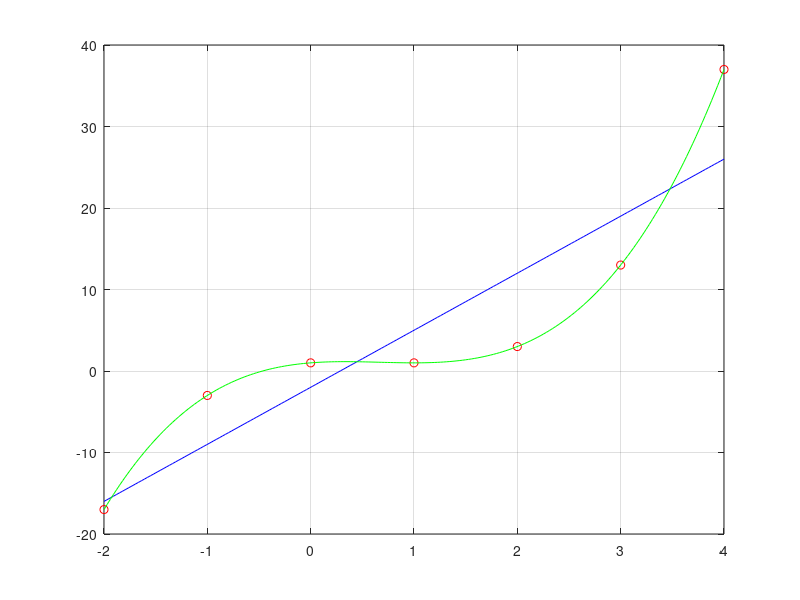

Write the MATLAB code that produced this figure.
%=====================================================================
% PROBLEMA 3.4
% Matematica computacional para telecomunicaciones.
% Un enfoque practico con Octave y MATLAB.
% Irene Gomez Bueno y Pablo Guerrero Garcia.
%
% Ejecutar desde esta carpeta tras haber ejecutado iniciar.m en la raiz
% del repositorio.
%=====================================================================

disp('--------------------------------------------')
disp('PROBLEMA 3.4')
disp('--------------------------------------------')

%Datos
x=[-2 -1 0 1 2 3 4];
y=[-17 -3 1 1 3 13 37];
N=length(x);

disp('Apartado a) Ajuste lineal')

p=polyfit(x,y,1);
b=p(1)
a=p(2)

mX=mean(x);
mY=mean(y);
vX=sum(x.^2)/N-mX^2;
vY=sum(y.^2)/N-mY^2;

covar=sum(x.*y)/N-mX*mY;
r=covar/sqrt(vX*vY);
Vr=(1-r^2)*vY;

SSE=N*Vr
R2=r^2

disp('--------------------------------------------')
disp('Apartado b) Representacion')
disp('--------------------------------------------')

xx=linspace(min(x),max(x),200);
yy=polyval(p,xx);

plot(x,y,'ro',xx,yy,'b-'), grid on;
hold on;

disp('--------------------------------------------')
disp('Apartado c) Ajuste cubico')
disp('--------------------------------------------')

p3=polyfit(x,y,3)

ye=polyval(p3,x);
e=y-ye;

SSE3=sum(e.^2)
Ve=var(e,1);
R2_3=1-Ve/vY

yy3=polyval(p3,xx);
plot(xx,yy3,'g-');
hold off;

disp('Comparacion:')
if (SSE3<SSE) && (R2_3>R2)
    disp('El ajuste cubico es mejor')
else
    disp('El ajuste lineal es mejor')
end
